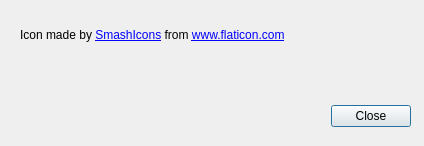
<?xml version="1.0" encoding="UTF-8"?>
<ui version="4.0">
 <class>imageAttributionsFormClass</class>
 <widget class="QDialog" name="imageAttributionsFormClass">
  <property name="geometry">
   <rect>
    <x>0</x>
    <y>0</y>
    <width>424</width>
    <height>146</height>
   </rect>
  </property>
  <property name="windowTitle">
   <string>Image attributions</string>
  </property>
  <property name="windowIcon">
   <iconset>
    <normaloff>:/ItemEditor Icon .png</normaloff>:/ItemEditor Icon .png</iconset>
  </property>
  <widget class="QDialogButtonBox" name="buttonBox">
   <property name="geometry">
    <rect>
     <x>330</x>
     <y>100</y>
     <width>81</width>
     <height>32</height>
    </rect>
   </property>
   <property name="orientation">
    <enum>Qt::Horizontal</enum>
   </property>
   <property name="standardButtons">
    <set>QDialogButtonBox::Close</set>
   </property>
  </widget>
  <widget class="QLabel" name="label">
   <property name="geometry">
    <rect>
     <x>20</x>
     <y>10</y>
     <width>401</width>
     <height>51</height>
    </rect>
   </property>
   <property name="text">
    <string>&lt;html&gt;&lt;head/&gt;&lt;body&gt;&lt;p&gt;Icon made by &lt;a href=&quot;https://www.flaticon.com/fr/auteurs/smashicons&quot;&gt;&lt;span style=&quot; text-decoration: underline; color:#0000ff;&quot;&gt;SmashIcons&lt;/span&gt;&lt;/a&gt; from &lt;a href=&quot;https://www.flaticon.com&quot;&gt;&lt;span style=&quot; text-decoration: underline; color:#0000ff;&quot;&gt;www.flaticon.com&lt;/span&gt;&lt;/a&gt;&lt;/p&gt;&lt;/body&gt;&lt;/html&gt;</string>
   </property>
   <property name="textFormat">
    <enum>Qt::RichText</enum>
   </property>
   <property name="openExternalLinks">
    <bool>true</bool>
   </property>
  </widget>
 </widget>
 <resources>
  <include location="../res/global.qrc"/>
 </resources>
 <connections>
  <connection>
   <sender>buttonBox</sender>
   <signal>accepted()</signal>
   <receiver>imageAttributionsFormClass</receiver>
   <slot>accept()</slot>
   <hints>
    <hint type="sourcelabel">
     <x>248</x>
     <y>254</y>
    </hint>
    <hint type="destinationlabel">
     <x>157</x>
     <y>274</y>
    </hint>
   </hints>
  </connection>
  <connection>
   <sender>buttonBox</sender>
   <signal>rejected()</signal>
   <receiver>imageAttributionsFormClass</receiver>
   <slot>reject()</slot>
   <hints>
    <hint type="sourcelabel">
     <x>316</x>
     <y>260</y>
    </hint>
    <hint type="destinationlabel">
     <x>286</x>
     <y>274</y>
    </hint>
   </hints>
  </connection>
 </connections>
</ui>
